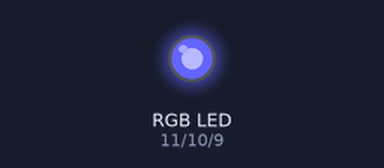
This sketch was run on a simulated Arduino Uno, built with avr-gcc and run on an emulated ATmega328P. On the bench: an RGB LED mixed from three pins (HIGH = lit).

Above: at 0.3 s.
At 9.9 s:
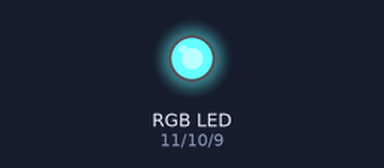
At 14.7 s:
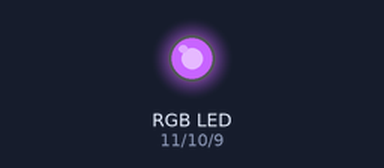
At 19.5 s:
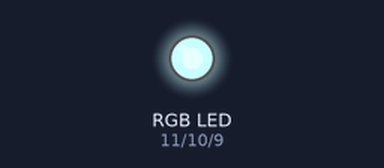
At 29.1 s:
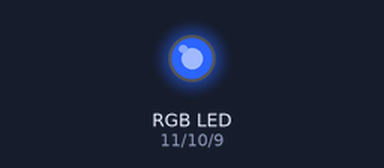
At 38.7 s:
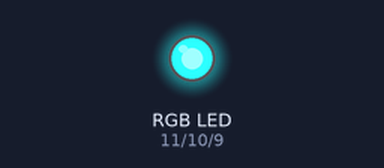
Timing chart, 0 to 40.0 s (numbered marks = the images above):
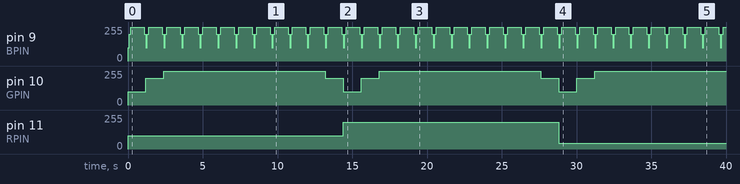

Measured:
- by itself, pin 9 (BPIN): repeats every 1.2 s: 200/255 0.10 s, 255/255 0.90 s, 200/255 0.10 s, 100/255 0.10 s
- by itself, pin 10 (GPIN): repeats every 14.4 s: 200/255 1.2 s, 255/255 10.8 s, 200/255 1.2 s, 100/255 1.2 s
- by itself, pin 11 (RPIN): 0/255 → 100/255 at 0.00 s, → 200/255 14.4 s later, → 44/255 14.4 s later

The sketch:

breathe.ino
```cpp
int RPIN = 11;
int GPIN = 10;
int BPIN =  9;

void setup() {
  // put your setup code here, to run once:
  pinMode(RPIN, OUTPUT);
  pinMode(GPIN, OUTPUT);
  pinMode(BPIN, OUTPUT);
}

void loop() {
  // put your main code here, to run repeatedly:
  int i, j, k;

  for (i = 1; i <= 7; i++) {
    for (j = 1; j <= 7; j++) {
      for (k = 1; k <= 7; k++) {
        Color(i, j, k);
      }
      for (k = 6; k >= 2; k--) {
        Color(i, j, k);
      }
    }
    for (j = 6; j >= 2; j--) {
      for (k = 1; k <= 7; k++) {
        Color(i, j, k);
      }
      for (k = 6; k >= 2; k--) {
        Color(i, j, k);
      }
    }
  }

  for (i = 6; i >= 2; i--) {
    for (j = 1; j <= 7; j++) {
      for (k = 1; k <= 7; k++) {
        Color(i, j, k);
      }
      for (k = 6; k >= 2; k--) {
        Color(i, j, k);
      }
    }
    for (j = 6; j >= 2; j--) {
      for (k = 1; k <= 7; k++) {
        Color(i, j, k);
      }
      for (k = 6; k >= 2; k--) {
        Color(i, j, k);
      }
    }
  }
}

void Color(int r, int g, int b) {
  //  document: https://assiss.github.io/arduino-zhcn/cn/Reference/AnalogWrite.html
  //  document: https://assiss.github.io/arduino-zhcn/cn/Tutorial/PWM.html
  int strength = 100;
  analogWrite(RPIN, strength * r);
  analogWrite(GPIN, strength * g);
  analogWrite(BPIN, strength * b);
  delay(100);
}
```
